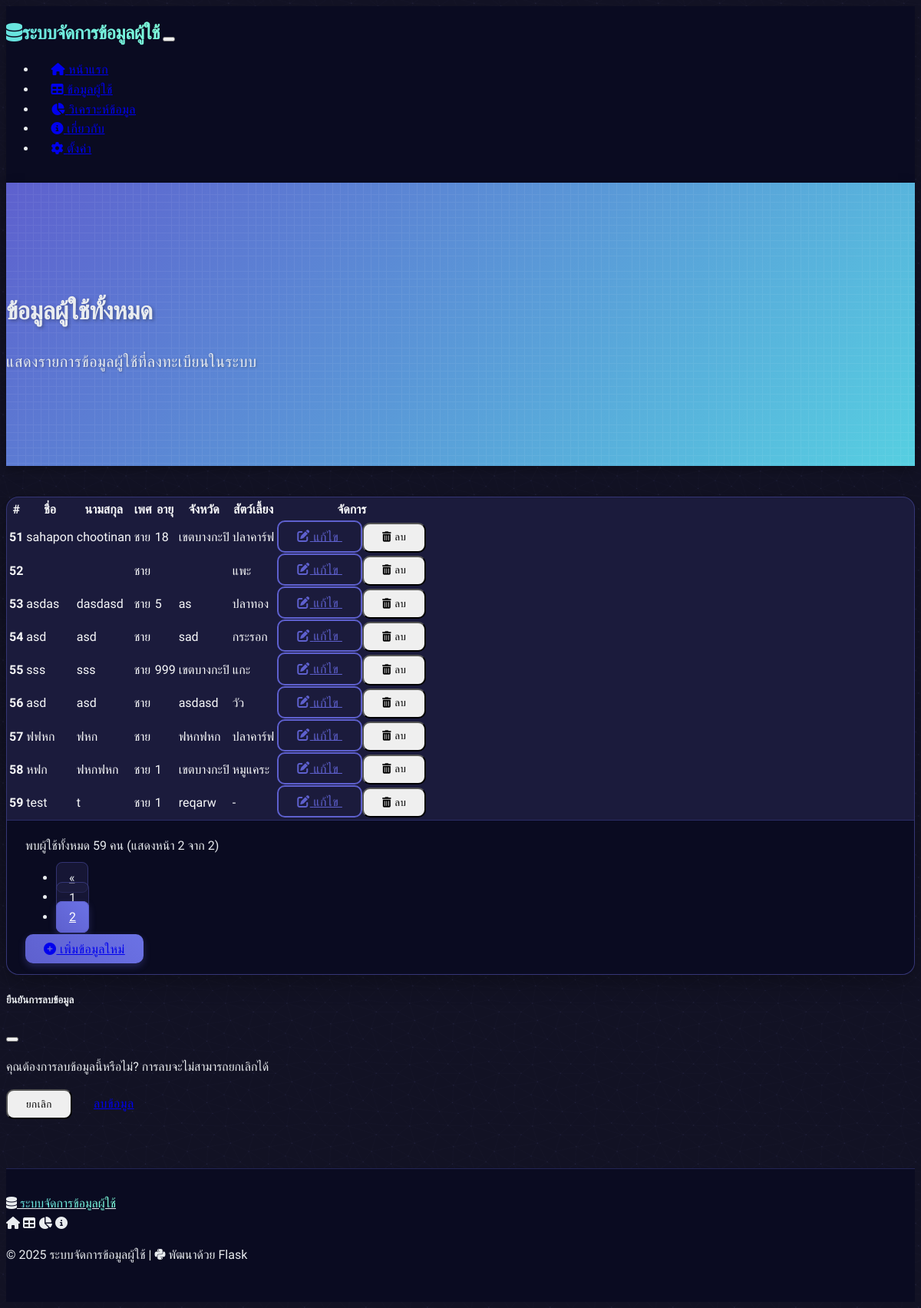
Page /data/2 on the earlier database version.
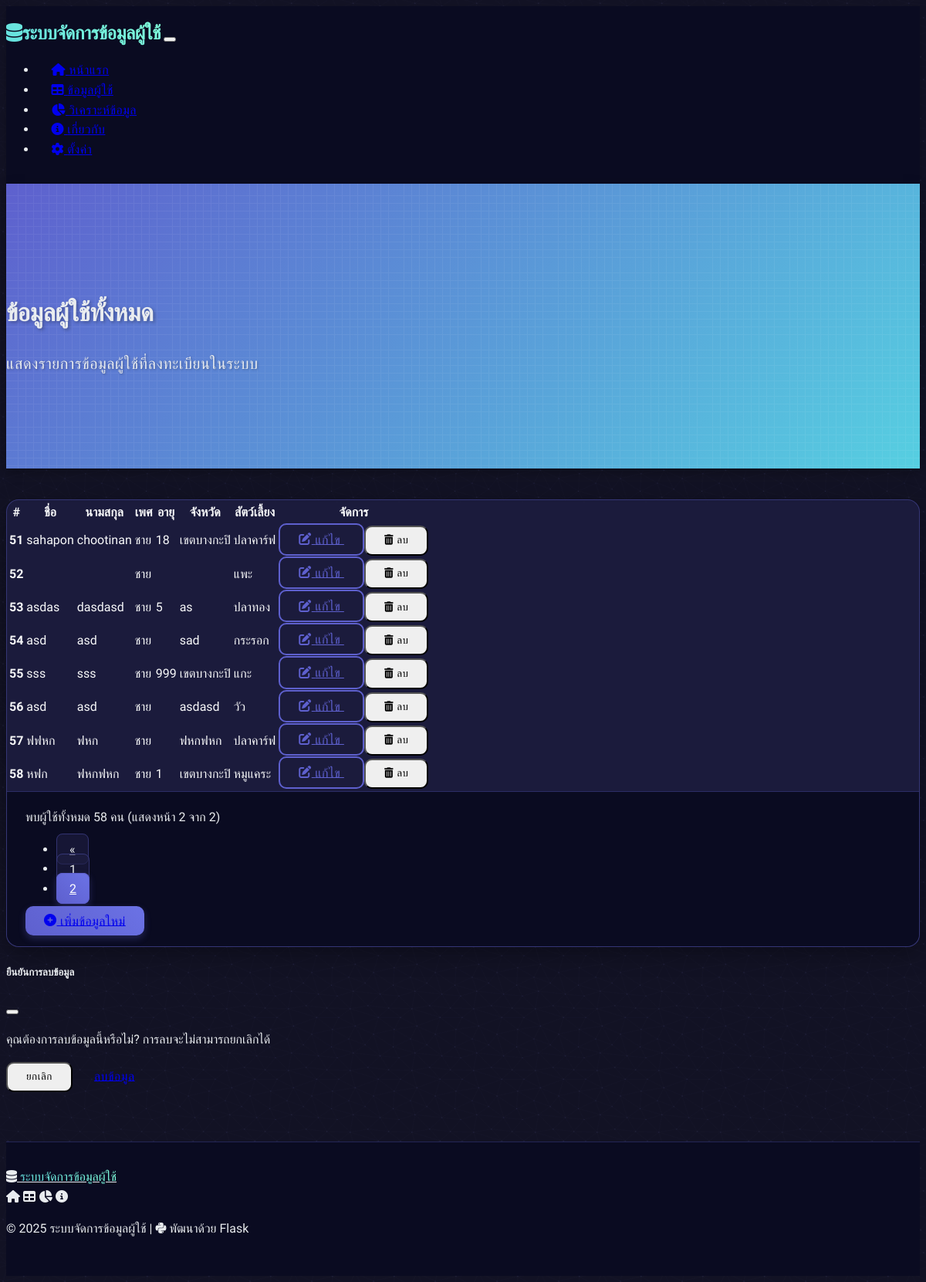
Same page on the later database version.
### tables this page shows
CREATE TABLE users (
        id INTEGER PRIMARY KEY AUTOINCREMENT,
        first_name TEXT,
        last_name TEXT,
        gender TEXT,
        age INTEGER,
        province TEXT
    , pet TEXT);

### app.py (the view)
@app.route("/data")  # route สำหรับการแสดงข้อมูล
@app.route("/data/<int:page>")  # route รองรับการเปลี่ยนหน้า
def data(page=1):
    try:
        items_per_page = 50  # จำนวนรายการต่อหน้า
        offset = (page - 1) * items_per_page  # คำนวณตำแหน่งเริ่มต้น
        conn = get_db_connection()  # เชื่อมต่อกับฐานข้อมูล
        total_users = conn.execute("SELECT COUNT(*) FROM users").fetchone()[0]
        users = conn.execute(
            "SELECT * FROM users ORDER BY id LIMIT ? OFFSET ?",
            (items_per_page, offset)
        ).fetchall()
        total_pages = (total_users + items_per_page - 1) // items_per_page
        conn.close()  # ปิดการเชื่อมต่อกับฐานข้อมูล
        start_index = (page - 1) * items_per_page + 1
        return render_template(
            "data.html",
            users=users,
            total_users=total_users,
            page=page,
            total_pages=total_pages,
            start_index=start_index
        )  # ส่งข้อมูลที่ดึงมาไปแสดงใน template data.html
    except Exception as e:
        return f"เกิดข้อผิดพลาดในการดึงข้อมูล: {str(e)}", 500

### app.py (called while the page is built)
def get_db_connection():  # ฟังก์ชันที่ใช้ในการเชื่อมต่อกับฐานข้อมูล
    conn = sqlite3.connect('mock_data.db')  # เชื่อมต่อกับฐานข้อมูล mock_data.db
    conn.row_factory = sqlite3.Row  # ให้ผลลัพธ์จากการดึงข้อมูลเป็น dictionary
    return conn  # ส่งกลับการเชื่อมต่อกับฐานข้อมูล

### templates/data.html (shortened to what this page needs)
{% extends 'layout.html' %}
{% block content %}
<div class="hero-section">
    <div class="container">
        <div class="row">
            <div class="col-md-8 mx-auto text-center text-white">
                <h1 class="display-4 fw-bold mb-4">ข้อมูลผู้ใช้ทั้งหมด</h1>
                <p class="lead mb-0">แสดงรายการข้อมูลผู้ใช้ที่ลงทะเบียนในระบบ</p>
            </div>
        </div>
    </div>
</div>
<div class="container">
    <div class="row">
        <div class="col-12">
            <div class="card shadow-lg">
                <div class="card-body p-0">
                    <div class="table-responsive">
                        <table class="table table-hover mb-0">
                            <thead>
                                <tr>
                                    <th scope="col" class="ps-4">#</th>
                                    <th scope="col">ชื่อ</th>
                                    <th scope="col">นามสกุล</th>
                                    <th scope="col">เพศ</th>
                                    <th scope="col">อายุ</th>
                                    <th scope="col">จังหวัด</th>
                                    <th scope="col">สัตว์เลี้ยง</th>
                                    <th scope="col" class="pe-4">จัดการ</th>
                                </tr>
                            </thead>
                            <tbody>
                                {% for user in users %}
                                <tr>
                                    <th scope="row" class="ps-4">{{ start_index + loop.index0 }}</th>
                                    <td>{{ user.first_name }}</td>
                                    <td>{{ user.last_name }}</td>
                                    <td>{{ user.gender }}</td>
                                    <td>{{ user.age }}</td>
                                    <td>{{ user.province }}</td>
                                    <td>{{ user.pet if user.pet else '-' }}</td>
                                    <td class="pe-4">
                                        <div class="d-flex gap-2">
                                            <a href="/edit/{{ user.id }}" class="btn btn-sm btn-outline-primary">
                                                <i class="fas fa-edit me-1"></i> แก้ไข
                                            </a>
                                            <button type="button" class="btn btn-sm btn-outline-danger" data-bs-toggle="modal" data-bs-target="#deleteModal" onclick="prepareDelete({{ user.id }})">
                                                <i class="fas fa-trash-alt me-1"></i> ลบ
                                            </button>
                                        </div>
                                    </td>
                                </tr>
                                {% endfor %}
                            </tbody>
                        </table>
                    </div>
                </div>
                <div class="card-footer py-3">
                    <div class="d-flex flex-wrap justify-content-between align-items-center">
                        <div>พบผู้ใช้ทั้งหมด {{ total_users }} คน (แสดงหน้า {{ page }} จาก {{ total_pages }})</div>
                        {% if total_pages > 1 %}
                        <nav aria-label="Page navigation">
                            <ul class="pagination mb-0">
                                {% if page > 1 %}
                                <li class="page-item">
                                    <a class="page-link" href="{{ url_for('data', page=page-1) }}" aria-label="Previous">
                                        <span aria-hidden="true">&laquo;</span>
                                    </a>
                                </li>
                                {% endif %}
                                {% set start = [1, page-2]|max %}
                                {% set end = [total_pages, page+2]|min %}
                                {% for p in range(start, end+1) %}
                                <li class="page-item {% if p == page %}active{% endif %}">
                                    <a class="page-link" href="{{ url_for('data', page=p) }}">{{ p }}</a>
                                </li>
                                {% endfor %}
                            </ul>
                        </nav>
                        {% endif %}
                        <a href="/" class="btn btn-primary">
                            <i class="fas fa-plus-circle me-1"></i> เพิ่มข้อมูลใหม่
                        </a>
                    </div>
                </div>
            </div>
        </div>
    </div>
</div>
<div class="modal fade" id="deleteModal" tabindex="-1" aria-labelledby="deleteModalLabel" aria-hidden="true">
    <div class="modal-dialog modal-dialog-centered">
        <div class="modal-content">
            <div class="modal-header">
                <h5 class="modal-title" id="deleteModalLabel">ยืนยันการลบข้อมูล</h5>
                <button type="button" class="btn-close" data-bs-dismiss="modal" aria-label="Close"></button>
            </div>
            <div class="modal-body">
                <p class="mb-0">คุณต้องการลบข้อมูลนี้หรือไม่? การลบจะไม่สามารถยกเลิกได้</p>
            </div>
            <div class="modal-footer">
                <button type="button" class="btn btn-secondary" data-bs-dismiss="modal">ยกเลิก</button>
                <a href="#" id="confirmDeleteBtn" class="btn btn-danger">ลบข้อมูล</a>
            </div>
        </div>
    </div>
</div>
{% endblock %}

### templates/layout.html (shortened to what this page needs)
<!DOCTYPE html>
<html lang="th" data-bs-theme="dark" id="htmlElement">
<head>
    <link href="https://cdn.replit.com/agent/bootstrap-agent-dark-theme.min.css" rel="stylesheet">
    <link rel="stylesheet" href="https://cdnjs.cloudflare.com/ajax/libs/font-awesome/6.4.0/css/all.min.css">
</head>
<body>
    <nav class="navbar navbar-expand-lg navbar-dark">
        <div class="container">
            <a class="navbar-brand" href="/"><i class="fas fa-database me-2"></i>ระบบจัดการข้อมูลผู้ใช้</a>
            <button class="navbar-toggler" type="button" data-bs-toggle="collapse" data-bs-target="#navbarNav" aria-controls="navbarNav" aria-expanded="false" aria-label="Toggle navigation">
            </button>
            <div class="collapse navbar-collapse" id="navbarNav">
                <ul class="navbar-nav ms-auto">
                    <li class="nav-item">
                        <a class="nav-link {% if request.path == '/' %}active{% endif %}" href="/"><i class="fas fa-home me-1"></i> หน้าแรก</a>
                    </li>
                    <li class="nav-item">
                        <a class="nav-link {% if request.path == '/data' %}active{% endif %}" href="/data"><i class="fas fa-table me-1"></i> ข้อมูลผู้ใช้</a>
                    </li>
                    <li class="nav-item">
                        <a class="nav-link {% if request.path == '/analysis' %}active{% endif %}" href="/analysis"><i class="fas fa-chart-pie me-1"></i> วิเคราะห์ข้อมูล</a>
                    </li>
                    <li class="nav-item">
                        <a class="nav-link {% if request.path == '/about' %}active{% endif %}" href="/about"><i class="fas fa-info-circle me-1"></i> เกี่ยวกับ</a>
                    </li>
                    <li class="nav-item">
                        <a class="nav-link {% if request.path == '/settings' %}active{% endif %}" href="/settings"><i class="fas fa-cog me-1"></i> ตั้งค่า</a>
                    </li>
                </ul>
            </div>
        </div>
    </nav>
    {% block content %}{% endblock %}
    <footer class="text-white text-center" style="background-color: var(--darker-color); border-top: 1px solid rgba(94, 96, 206, 0.3);">
        <div class="container">
            <div class="py-4">
                <div class="mb-4">
                    <a href="/" class="text-decoration-none">
                        <i class="fas fa-database me-2"></i>
                        <span class="fw-bold" style="background: linear-gradient(45deg, var(--secondary-color), var(--accent-color)); -webkit-background-clip: text; -webkit-text-fill-color: transparent;">ระบบจัดการข้อมูลผู้ใช้</span>
                    </a>
                </div>
                <div class="row justify-content-center">
                    <div class="col-md-6">
                        <div class="d-flex justify-content-center gap-4 mb-4">
                            <a href="/" class="text-white text-decoration-none"><i class="fas fa-home"></i></a>
                            <a href="/data" class="text-white text-decoration-none"><i class="fas fa-table"></i></a>
                            <a href="/analysis" class="text-white text-decoration-none"><i class="fas fa-chart-pie"></i></a>
                            <a href="/about" class="text-white text-decoration-none"><i class="fas fa-info-circle"></i></a>
                        </div>
                    </div>
                </div>
                <p class="mb-0 text-light">© 2025 ระบบจัดการข้อมูลผู้ใช้ | <i class="fab fa-python me-1"></i> พัฒนาด้วย Flask</p>
            </div>
        </div>
    </footer>
</body>
</html>

### templates/layout.html (style rules this page uses)
:root { --primary-color: #5e60ce; --primary-hover: #4d4daa; --secondary-color: #64dfdf; --accent-color: #80ffdb; --dark-color: #1a1b41; --darker-color: #0a0b21; --card-bg: rgba(30, 31, 67, 0.9); --card-text: #f8f9fa; --card-header-bg: rgba(35, 36, 72, 0.9); --card-border: #5e60ce; --dark-bg: #121224; --light-text: #e9ecef; --box-shadow: 0 8px 30px rgba(0, 0, 0, 0.3); --box-shadow-hover: 0 15px 60px rgba(0, 0, 0, 0.5); --glass-bg: rgba(30, 31, 67, 0.8); --glass-border: rgba(94, 96, 206, 0.4); }
body { background-color: var(--dark-bg); color: var(--light-text); font-family: 'Prompt', sans-serif; line-height: 1.6; }
.hero-section { background: linear-gradient(135deg, #5e60ce, #56cfe1); padding: 120px 0 100px; margin-bottom: 40px; position: relative; overflow: hidden; box-shadow: 0 5px 15px rgba(0, 0, 0, 0.3); }
.hero-section:before { content: ''; position: absolute; top: 0; left: 0; right: 0; bottom: 0; }
.hero-section h1 { font-weight: 700; text-shadow: 2px 2px 4px rgba(0, 0, 0, 0.3); letter-spacing: -0.5px; margin-bottom: 1.5rem; }
.hero-section p { font-size: 1.25rem; text-shadow: 1px 1px 3px rgba(0, 0, 0, 0.3); letter-spacing: 0.5px; }
.card { background: var(--glass-bg); backdrop-filter: blur(10px); -webkit-backdrop-filter: blur(10px); border: 1px solid var(--glass-border); border-radius: 16px; box-shadow: var(--box-shadow); transition: all 0.35s ease; color: var(--card-text); }
.card-footer { background-color: var(--darker-color) !important; border-top: 1px solid var(--glass-border); border-bottom-left-radius: 16px !important; border-bottom-right-radius: 16px !important; padding: 1.25rem 1.5rem; color: var(--light-text) !important; }
.table { color: var(--card-text); margin-bottom: 0; }
.navbar { padding: 1rem 0; background-color: var(--darker-color) !important; box-shadow: 0 4px 10px rgba(0, 0, 0, 0.2); }
.navbar-brand { font-weight: 700; font-size: 1.5rem; letter-spacing: -0.5px; background: linear-gradient(45deg, var(--secondary-color), var(--accent-color)); -webkit-background-clip: text; -webkit-text-fill-color: transparent; padding: 0.5rem 0; }
.nav-link { font-weight: 500; letter-spacing: 0.5px; padding: 0.5rem 1rem !important; margin: 0 0.15rem; transition: all 0.3s ease; border-radius: 8px; position: relative; }
.btn { padding: 0.6rem 1.5rem; border-radius: 10px; transition: all 0.3s ease; font-weight: 500; letter-spacing: 0.5px; }
.btn-primary { background: linear-gradient(45deg, var(--primary-color), #6b72e5); border: none; box-shadow: 0 4px 10px rgba(94, 96, 206, 0.3); }
.btn-outline-primary { border: 2px solid var(--primary-color); color: var(--primary-color); }
.pagination { gap: 0.25rem; }
.pagination .page-link { background-color: rgba(30, 31, 67, 0.6); border: 1px solid rgba(94, 96, 206, 0.4); color: var(--light-text); border-radius: 8px; padding: 0.6rem 1rem; transition: all 0.3s ease; }
.pagination .page-item.active .page-link { background: linear-gradient(45deg, var(--primary-color), #6b72e5); border-color: var(--primary-color); color: white; box-shadow: 0 4px 10px rgba(94, 96, 206, 0.3); }
footer { background-color: var(--darker-color) !important; border-top: 1px solid rgba(94, 96, 206, 0.3); padding: 2rem 0 !important; margin-top: 4rem !important; color: var(--light-text) !important; }
footer a { color: var(--light-text) !important; }

Differences in the rows shown:
removed users: index0 "59", first_name "test", last_name "t", gender "ชาย", age "1", province "reqarw", pet "-"
Other differences:
{{ total_users }}: "59" → "58"
